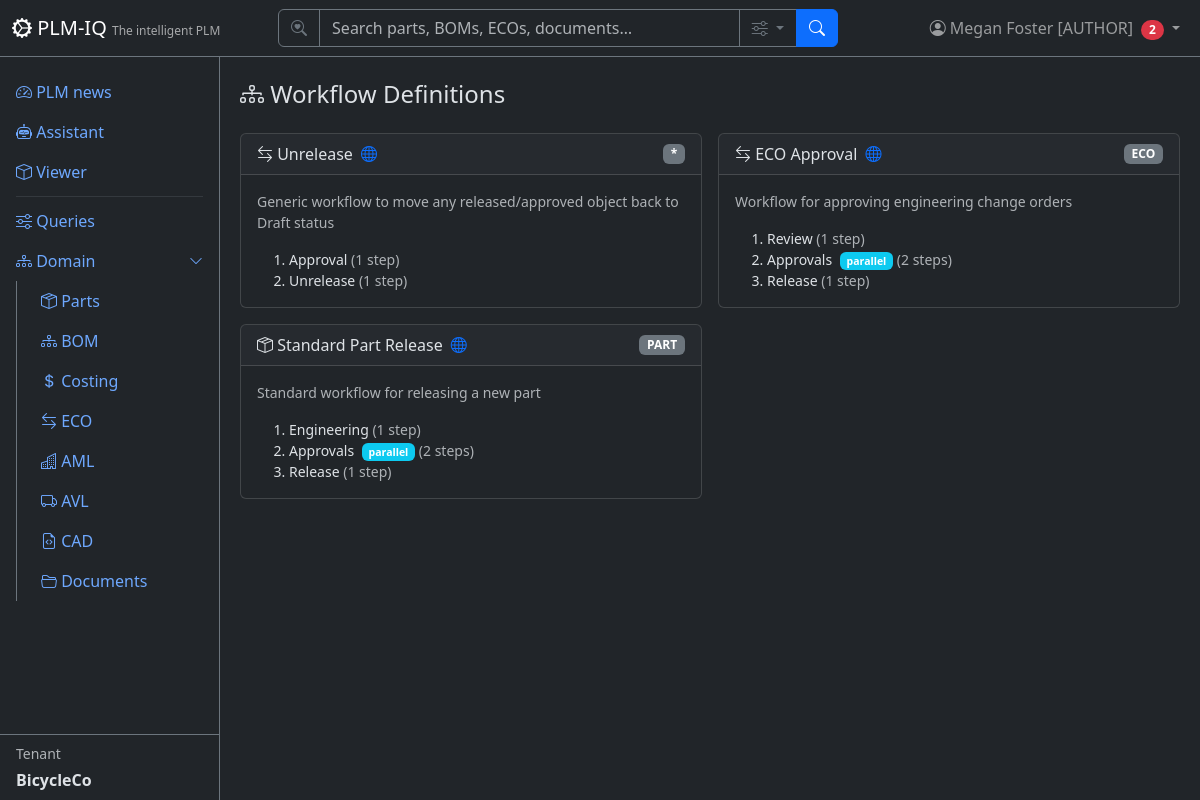
/workflow/definitions (signed in), run on the app's committed database.
### app/models/tenant_user.py (models this page shows)
class User(Base):
    __tablename__ = "users"
    user_id = Column("user_id", Integer, primary_key=True, autoincrement=True)
    username = Column("username", String, unique=True, nullable=True)
    full_name = Column("full_name", String, nullable=False)
    email = Column("email", String, unique=True, nullable=False)
    email_verified = Column("email_verified", Boolean, nullable=False, default=False)
    password_hash = Column("password_hash", String, nullable=False, default="")
    tenant_id = Column("tenant_id", Integer, ForeignKey("tenants.tenant_id"), nullable=False, default=1)
    tenant_key = Column("tenant_key", String, nullable=False)
    is_active = Column("is_active", Boolean, default=True)
    created_date = Column("created_date", String)
    role = Column("role", String, nullable=False, default="reader")
    node_id = Column("node_id", Integer, ForeignKey("plmiq_node.node_id"))
    node = relationship("GraphNode", foreign_keys=[node_id])
    tenant = relationship("Tenant", back_populates="users")
    favorites = relationship("Favorite", back_populates="user")

class Tenant(Base):
    __tablename__ = "tenants"
    tenant_id = Column("tenant_id", Integer, primary_key=True, autoincrement=True)
    tenant_name = Column("tenant_name", String, unique=True, nullable=False)
    tenant_key = Column("tenant_key", String, unique=True, nullable=False)
    tenant_secret = Column("tenant_secret", String, nullable=False, default="")
    subdomain = Column("subdomain", String, unique=True, nullable=True)
    description = Column("description", String)
    created_date = Column("created_date", String)
    role = Column("role", String, default="reader")
    is_active = Column("is_active", Boolean, default=True)
    git_username = Column("git_username", String, nullable=True)          # per-tenant Gitea user (owner of its repos)
    git_secret_enc = Column("git_secret_enc", String, nullable=True)      # Fernet-encrypted Gitea password/token
    git_cad_repo = Column("git_cad_repo", String, nullable=True)          # tenant's private CAD repo
    git_docs_repo = Column("git_docs_repo", String, nullable=True)        # tenant's private docs repo
    git_provisioned = Column("git_provisioned", Boolean, default=False)   # idempotent provisioning flag
    node_id = Column("node_id", Integer, ForeignKey("plmiq_node.node_id"))
    node = relationship("GraphNode", foreign_keys=[node_id])
    users = relationship("User", back_populates="tenant")
    parts = relationship("Part", back_populates="tenant")
    favorites = relationship("Favorite", back_populates="tenant")

### app/models/workflow.py (models this page shows)
class WorkflowDefinition(Base):
    __tablename__ = "workflow_definitions"
    id = Column("id", Integer, primary_key=True, autoincrement=True)
    name = Column("name", String, nullable=False)
    object_type = Column("object_type", String, nullable=False)  # 'part' | 'eco'
    description = Column("description", String)
    definition = Column("definition", JSON)
    is_active = Column("is_active", Boolean, default=True)
    is_global = Column("is_global", Boolean, default=False, nullable=False)
    created_by = Column("created_by", Integer, ForeignKey("users.user_id"))
    tenant_id = Column("tenant_id", Integer, ForeignKey("tenants.tenant_id"))  # NULL for global
    tenant_key = Column("tenant_key", String, nullable=False)
    created_at = Column("created_at", String)
    node_id = Column("node_id", Integer, ForeignKey("plmiq_node.node_id"))
    node = relationship("GraphNode")
    instances = relationship("WorkflowInstance", back_populates="definition")

### app/routers/workflow.py (the view)
@router.get("/definitions", response_class=HTMLResponse)
def definitions_list(request: Request, db: TenantScopedSession = Depends(get_tenant_db)):
    user = require_user(request, db)
    ctx = auth_context(request, db)
    items = db.execute(select(WorkflowDefinition).where(
        (WorkflowDefinition.is_global == True) |
        (WorkflowDefinition.tenant_id == user.tenant_id)
    ).order_by(WorkflowDefinition.object_type, WorkflowDefinition.name)).scalars().all()
    return HTMLResponse(content=render(
        "workflow/definitions.html", **ctx,
        definitions=items,
        object_types=OBJECT_TYPES,
        can_manage=is_superuser(user),
    ))

### app/templates/workflow/definitions.html (shortened to what this page needs)
{% extends "base.html" %}
{% block content %}
<div class="d-flex justify-content-between align-items-center mb-3">
    <h4><i class="bi bi-diagram-3"></i> Workflow Definitions</h4>
</div>
<div class="row g-3">
    {% for t in definitions %}
    <div class="col-md-6">
        <div class="card h-100">
            <div class="card-header d-flex justify-content-between align-items-center">
                <span>
                    <i class="bi bi-{% if t.object_type == 'part' %}box-seam{% else %}arrow-left-right{% endif %}"></i>
                    {{ t.name }}
                    {% if t.is_global %}<i class="bi bi-globe text-primary ms-1" title="Global definition"></i>{% endif %}
                </span>
                <span class="badge bg-secondary">{{ t.object_type|upper }}</span>
            </div>
            <div class="card-body">
                {% if t.description %}<p class="text-muted small">{{ t.description }}</p>{% endif %}
                <ol class="mb-0 small">
                    {% for s in (t.definition.stages if t.definition else []) %}
                    <li>
                        {{ s.name }}
                        {% if s.parallel %}<span class="badge bg-info ms-1">parallel</span>{% endif %}
                        <span class="text-muted">({{ s.steps|length }} step{{ '' if s.steps|length == 1 else 's' }})</span>
                    </li>
                    {% endfor %}
                </ol>
            </div>
        </div>
    </div>
    {% endfor %}
</div>
{% endblock %}

### app/templates/base.html (shortened to what this page needs)
<!DOCTYPE html>
<html lang="en" data-bs-theme="dark">
<head>
    <link href="https://cdn.jsdelivr.net/npm/bootstrap@5.3.3/dist/css/bootstrap.min.css" rel="stylesheet">
    <link href="https://cdn.jsdelivr.net/npm/bootstrap-icons@1.11.3/font/bootstrap-icons.css" rel="stylesheet">
</head>
<body>
    <nav class="navbar navbar-expand-md navbar-dark bg-dark fixed-top border-bottom border-secondary">
        <div class="container-fluid">
            <a class="navbar-brand" href="/">
                <i class="bi bi-gear-wide-connected"></i> PLM-IQ
                <small class="d-none d-md-inline">The intelligent PLM</small>
            </a>
            <div class="collapse navbar-collapse" id="navMenu">
                {% if current_user %}
                <form class="d-flex mx-auto my-2 my-md-0" role="search" action="/search" method="get" style="width: 100%; max-width: 560px;">
                    <div class="input-group">
                        <span class="input-group-text bg-dark border-secondary text-secondary"><i class="bi bi-search-heart"></i></span>
                        <input type="search" name="q" class="form-control bg-dark text-light border-secondary" placeholder="Search parts, BOMs, ECOs, documents…" aria-label="Search">
                        <button class="btn btn-outline-secondary dropdown-toggle" type="button" data-bs-toggle="dropdown" data-bs-auto-close="outside" title="Search options">
                            <i class="bi bi-sliders"></i>
                        </button>
                        <button class="btn btn-primary" type="submit"><i class="bi bi-search"></i></button>
                    </div>
                </form>
                {% endif %}
                <ul class="navbar-nav ms-auto align-items-center">
                    {% if current_user %}
                    <li class="nav-item dropdown">
                        <a class="nav-link dropdown-toggle position-relative" href="#" role="button" data-bs-toggle="dropdown" aria-label="Profile Menu" title="Profile Menu">
                            <i class="bi bi-person-circle"></i>
                            <span class="d-none d-md-inline">{{ current_user.full_name }} [{{ current_user.role|upper if current_user.role else 'SUPERUSER' }}]</span>
                            {% if unread_count|default(0) > 0 %}<span class="badge bg-danger rounded-pill ms-1">{{ unread_count }}</span>{% endif %}
                        </a>
                    </li>
                    {% else %}
                    <li class="nav-item">
                        <a class="nav-link" href="/login"><i class="bi bi-box-arrow-in-right"></i> Sign In</a>
                    </li>
                    {% endif %}
                </ul>
            </div>
        </div>
    </nav>
    <div class="sidebar bg-dark border-end border-secondary pt-3">
        <ul class="nav nav-pills flex-column flex-grow-1 overflow-auto">
            <li class="nav-item">
                <a class="nav-link" href="/"><i class="bi bi-speedometer2"></i> PLM news</a>
            </li>
            <li class="nav-item">
                <a class="nav-link" href="/assistant"><i class="bi bi-robot"></i> Assistant</a>
            </li>
            <li class="nav-item">
                <a class="nav-link" href="/apsviewer"><i class="bi bi-box"></i> Viewer</a>
            </li>
            <li class="nav-item">
                <hr class="nav-divider my-1 mx-3 border-secondary">
            </li>
            <li class="nav-item">
                <a class="nav-link" href="/queries"><i class="bi bi-sliders"></i> Queries</a>
            </li>
            <li class="nav-item">
                <a class="nav-link d-flex justify-content-between align-items-center" data-bs-toggle="collapse" href="#domainSubmenu" role="button" aria-expanded="true">
                    <span><i class="bi bi-diagram-3"></i> Domain</span>
                    <i class="bi bi-chevron-down small"></i>
                </a>
                <div class="collapse show" id="domainSubmenu">
                    <ul class="nav nav-pills flex-column ms-3 border-start border-secondary ps-2">
                        <li class="nav-item">
                            <a class="nav-link" href="/parts"><i class="bi bi-box-seam"></i> Parts</a>
                        </li>
                        <li class="nav-item">
                            <a class="nav-link" href="/bom"><i class="bi bi-diagram-3"></i> BOM</a>
                        </li>
                        <li class="nav-item">
                            <a class="nav-link" href="/costing"><i class="bi bi-currency-dollar"></i> Costing</a>
                        </li>
                        <li class="nav-item">
                            <a class="nav-link" href="/eco"><i class="bi bi-arrow-left-right"></i> ECO</a>
                        </li>
                        <li class="nav-item">
                            <a class="nav-link" href="/aml"><i class="bi bi-buildings"></i> AML</a>
                        </li>
                        <li class="nav-item">
                            <a class="nav-link" href="/avl"><i class="bi bi-truck"></i> AVL</a>
                        </li>
                        <li class="nav-item">
                            <a class="nav-link" href="/cad"><i class="bi bi-file-earmark-code"></i> CAD</a>
                        </li>
                        <li class="nav-item">
                            <a class="nav-link" href="/documents"><i class="bi bi-folder2-open"></i> Documents</a>
                        </li>
                    </ul>
                </div>
            </li>
        </ul>
        {% if current_tenant %}
        <div class="px-3 py-2 border-top border-secondary mt-auto">
            <div class="small text-muted mb-1">Tenant</div>
            <div class="fw-bold">{{ current_tenant.tenant_name }}</div>
        </div>
        {% endif %}
    </div>
    <div class="main-content">
        {% block content %}{% endblock %}
    </div>
</body>
</html>

### app/templates/base.html (style rules this page uses)
body { padding-top: 60px; }
.sidebar { position: fixed; top: 56px; bottom: 0; left: 0; width: 220px; overflow-y: auto; display: flex; flex-direction: column; }
.main-content { margin-left: 220px; padding: 20px; }
.navbar-brand small { font-size: 0.75rem; opacity: 0.6; }

### data on the page
User: full_name "Megan Foster", role "AUTHOR"
Tenant: tenant_name "BicycleCo"
WorkflowDefinition: name "Unrelease", is_global True (drawn), object_type "*", description "Generic workflow to move any released/approved object back to Draft status", name "Approval" "Unrelease", steps|length "1" "1"
WorkflowDefinition: name "ECO Approval", is_global True (drawn), object_type "ECO", description "Workflow for approving engineering change orders", name "Review" "Approvals" "Release", steps|length "1" "2" "1", steps "s"
WorkflowDefinition: name "Standard Part Release", is_global True (drawn), object_type "PART", description "Standard workflow for releasing a new part", name "Engineering" "Approvals" "Release", steps|length "1" "2" "1", steps "s"

### other printed values
{{ unread_count }} "2"
